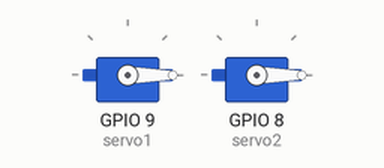
Bench run of a sketch on a simulated ESP32. On the bench: 2 × servo.

Above: at 0.05 s.
At 4.0 s:
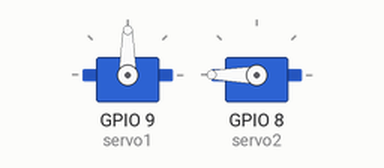
Timing chart, 0 to 5.2 s (numbered marks = the images above):
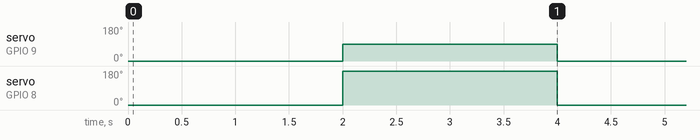

The sketch:

Zavrsni_1.ino
```cpp
#include <ESP32Servo.h>
Servo servo1, servo2;
void setup(){
  servo1.attach(9);
  servo2.attach(8);
}
void loop(){

 servo1.write(0);
 servo2.write(0);
  delay(2000);
 servo1.write(90);
 servo2.write(180);
  delay(2000);
}
```

Measured:
- by itself, servo on GPIO 9 (servo1): alternates 90° for 2.0 s and 0° for 2.0 s
- by itself, servo on GPIO 8 (servo2): alternates 180° for 2.0 s and 0° for 2.0 s
